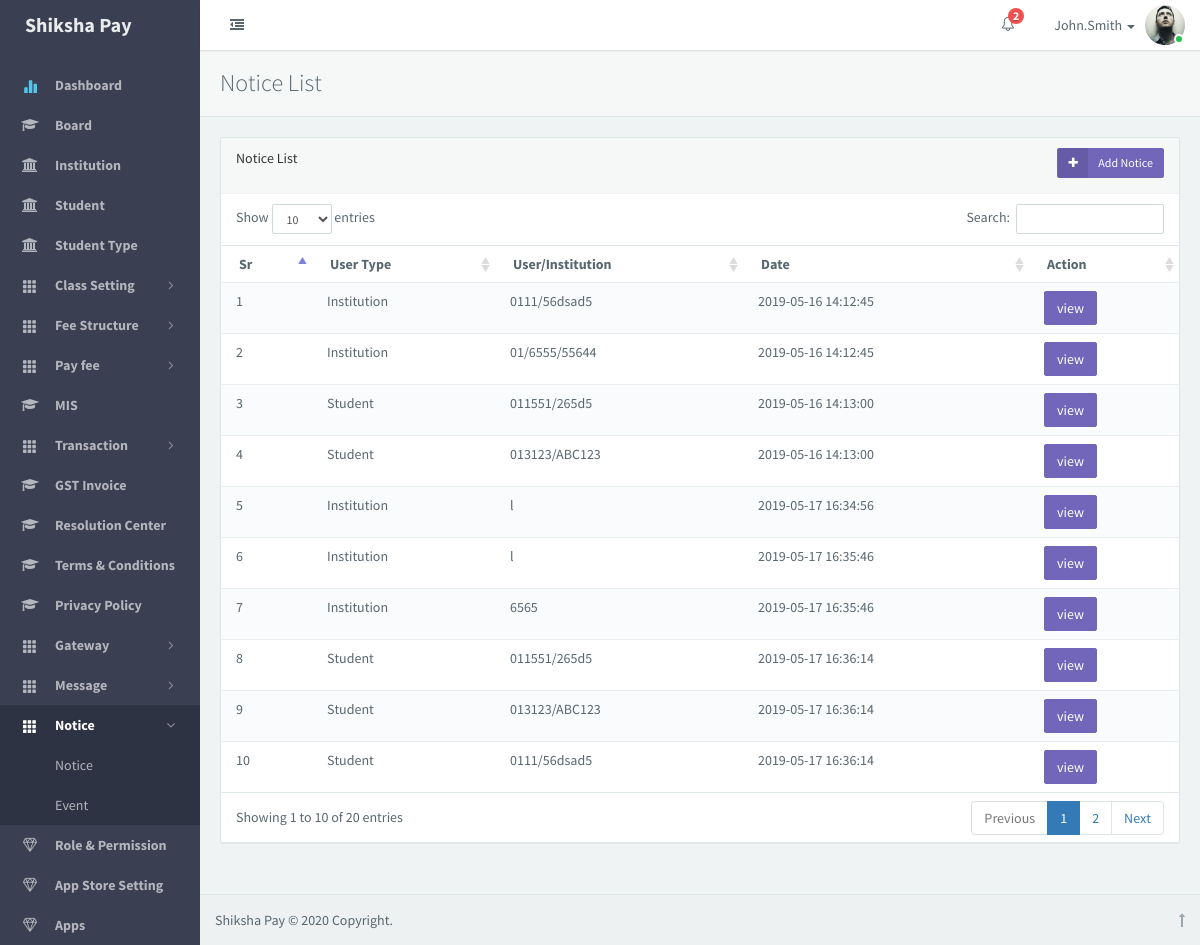
Screenshot of /index.php/admin/notice with the database file from the repository.
### tables this page shows
CREATE TABLE `notice_event` (
  `id` int(11) NOT NULL AUTO_INCREMENT,
  `user_type` varchar(50) NOT NULL,
  `user_id` int(11) NOT NULL,
  `type` varchar(50) NOT NULL,
  `message` varchar(100) NOT NULL,
  `is_deleted` int(11) NOT NULL,
  `creation_datetime` datetime NOT NULL,
  `modification_datetime` datetime NOT NULL,
  `deletion_datetime` datetime NOT NULL,
  PRIMARY KEY (`id`)
);

### application/views/admin/admin_master.php (called while the page is built, shortened)
<?php
$this->load->view('admin/header');
$this->load->view('admin/side_menu');
if (isset($view))
    $this->load->view($view);
?>

### application/controllers/admin/Notice.php (called while the page is built, shortened)
<?php
class Notice extends CI_Controller {
	function __construct() {
		$this->load->model(array('student_model', 'institution_model', 'notice_model'));
		$this->data['page'] = 'Notice';
		$this->data['title'] = '';
		$this->data['ajax_order_by'] = json_encode(array());
	}
	public function index() {
		$type = 'notice';
		$this->data['notice_data'] = $this->notice_model->getAllNotice($type);
		$this->data['page'] = 'Notice List';
		$this->data['view'] = 'admin/notice/notice_list';
		$this->load->view('admin/admin_master', $this->data);
	}
}

### index.php (called while the page is built, shortened)
<?php
require_once BASEPATH.'core/CodeIgniter.php';

### application/models/Common_model.php (called while the page is built, shortened)
<?php
class Common_model extends CI_Model {
    private $notice = 'notice_event';
    public function getNoticeTable() {
        return $this->notice;
    }
}

### application/models/Notice_model.php (called while the page is built, shortened)
<?php
class Notice_model extends CI_Model {
	public function getAllNotice($type) {
		$result = $this->db->where('type', $type)->get($this->common->getNoticeTable())->result();
		if ($result) {
			foreach ($result as $key => $value) {
				$result[$key] = $value;
				if ($value->user_type == "institution") {
					$institution_data = $this->institution_model->getInstitutionById($value->user_id);
					$result[$key]->institution_name = $institution_data->institution_name;
				} else {
					$institution_data = $this->student_model->getStudentById($value->user_id);
					$result[$key]->institution_name = $institution_data->registration_id;
				}
			}
		}
		return $result;
	}
}

### application/views/admin/notice/notice_list.php (the view, shortened to what this page needs)
        <link rel="stylesheet" href="<?=base_url('assets/libs/jquery/plugins/integration/bootstrap/3/dataTables.bootstrap.css');?>" type="text/css" />
<div id="content" class="app-content" role="main">
    <div class="app-content-body ">
        <div class="bg-light lter b-b wrapper-md">
            <h1 class="m-n font-thin h3"><?=$page;?></h1>
        </div>
        <div class="wrapper-md">
            <div class="panel panel-default">
                <div class="panel-heading">
                    <?=$page;?> <a href="<?=base_url('admin/notice/add_notice');?>" class="pull-right btn m-b-xs btn-sm btn-primary btn-addon">
                        <i class="fa fa-plus"></i>Add Notice</a>
                    <div class="clearfix"></div>
                </div>
                <div class="table-responsive">
                    <table class="table table-striped b-t b-b" id="table1">
                        <thead>
                            <tr>
                                <th>Sr</th>
                                <th>User Type</th>
                                <th>User/Institution</th>
                                <th>Date</th>
                                <th>Action</th>
                            </tr>
                        </thead>
                        <tbody>
                            <?php
if ($notice_data) {
	$i = 1;
	foreach ($notice_data as $key => $value) {?>
                            <tr>
                                <td><?php echo $i++; ?></td>
                                <td><?php echo ucfirst($value->user_type) ?></td>
                                <td><?php echo $value->institution_name ?></td>
                                <td><?php echo $value->creation_datetime ?></td>
                                <td><a class="btn btn-primary" href="<?php echo base_url('admin/notice/notice_detail/') . $value->id ?>">view</a></td>
                            </tr>
                                <?php }}?>
                        </tbody>
                    </table>
                </div>
            </div>
        </div>
    </div>
</div>

### rows the page displays
notice_event: user_type "Institution", institution_name "0111/56dsad5", creation_datetime "2019-05-16 14:12:45"
notice_event: user_type "Institution", institution_name "01/6555/55644", creation_datetime "2019-05-16 14:12:45"
notice_event: user_type "Student", institution_name "011551/265d5", creation_datetime "2019-05-16 14:13:00"
notice_event: user_type "Student", institution_name "013123/ABC123", creation_datetime "2019-05-16 14:13:00"
notice_event: user_type "Institution", institution_name "l", creation_datetime "2019-05-17 16:34:56"
notice_event: user_type "Institution", institution_name "l", creation_datetime "2019-05-17 16:35:46"
notice_event: user_type "Institution", institution_name "6565", creation_datetime "2019-05-17 16:35:46"
notice_event: user_type "Student", institution_name "011551/265d5", creation_datetime "2019-05-17 16:36:14"
notice_event: user_type "Student", institution_name "013123/ABC123", creation_datetime "2019-05-17 16:36:14"
notice_event: user_type "Student", institution_name "0111/56dsad5", creation_datetime "2019-05-17 16:36:14"

### other values shown
PROJECT_NAME "Shiksha Pay"
$page "Notice List"
